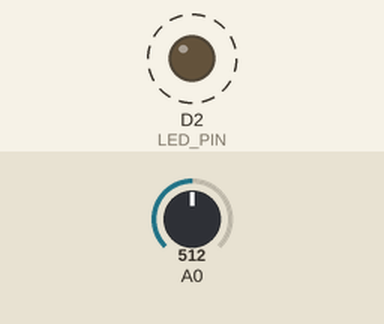
Bench run of a sketch on a simulated ESP8266 (NodeMCU). Shown: output pins drawn as LEDs (lit = HIGH). Dashed ring = blinking. The inputs (shaded band) are chosen by the test bench; at power-on: A0 = 512. What the sketch prints to the serial monitor is not drawn.

Above: at 0.6 s.
Timing chart, 0 to 3.0 s (numbered marks = the images above):
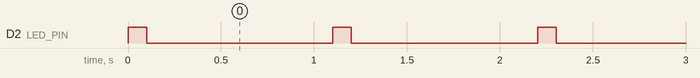

Measured:
- by itself, D2 (LED_PIN): alternates HIGH for 0.10 s and LOW for 1.0 s

The sketch:

Dipex_Sensor.ino
```cpp
/* Sensor Node Code for Solar Powered Smart Irrigation System
   Reads moisture sensor value and sends it via ESP-NOW.
   Also listens for an ACK from its sector head.
*/
// Head 1 - 0xEC, 0x64, 0xC9, 0xCE, 0x01, 0x3E
// Head 2  - 0xEC, 0x64, 0xC9, 0xCE, 0x08, 0x7F
#include <ESP8266WiFi.h>
#include <espnow.h>

#define LED_PIN D2
uint8_t sectorHeadMAC[] = {0xEC, 0x64, 0xC9, 0xCE, 0x08, 0x7F};
// Data structure for sensor data
typedef struct {
  int rollNo;         // Unique sensor ID (set individually per sensor)
  int moistureValue;
     // Moisture reading (percentage)
} SensorData;

SensorData sensorData;


void sendCallback(uint8_t *mac, uint8_t sendStatus) {
  Serial.print("Send Status: ");
  // Serial.println(sendStatus == 0 ? "Success" : "Fail");
if(!sendStatus){
  Serial.println("successs ");
}
else{
   Serial.println("fail ");
}
}

void setup() {
  Serial.begin(115200);
  pinMode(LED_PIN, OUTPUT);
  WiFi.mode(WIFI_STA);

  if (esp_now_init() != 0) {
    Serial.println("ESP-NOW initialization failed");
    return;
  }
  esp_now_set_self_role(ESP_NOW_ROLE_COMBO);

esp_now_register_send_cb(sendCallback);
  // Set sensor unique roll number (adjust per sensor device)
  sensorData.rollNo = 2; // For example, sensor 1 uses rollNo=1; sensor 2 would use 2.

  Serial.println("Sensor node setup complete.");
}

void loop() {
  // Read the moisture sensor (simulate with analogRead)
  int rawValue = analogRead(A0);
  Serial.print("Raw value: ");
  Serial.println(rawValue);
  // Map raw value to a percentage (calibrate as needed)
  sensorData.moistureValue = constrain(map(rawValue, 460, 1023, 100, 0),0,100);

  // Send sensor data to the Sector (Head) node
  // Update the MAC address below to match the sector head device

  esp_now_send(sectorHeadMAC, (uint8_t *)&sensorData, sizeof(sensorData));

  // Blink LED to indicate transmission
  digitalWrite(LED_PIN, HIGH);
  delay(100);
  digitalWrite(LED_PIN, LOW);

  Serial.print("Sensor ");
  Serial.print(sensorData.rollNo);
  Serial.print(" sent moisture: ");
  Serial.println(sensorData.moistureValue);

  // Wait up to 1 second for an ACK
  delay(1000); // Delay before next reading
}
```
